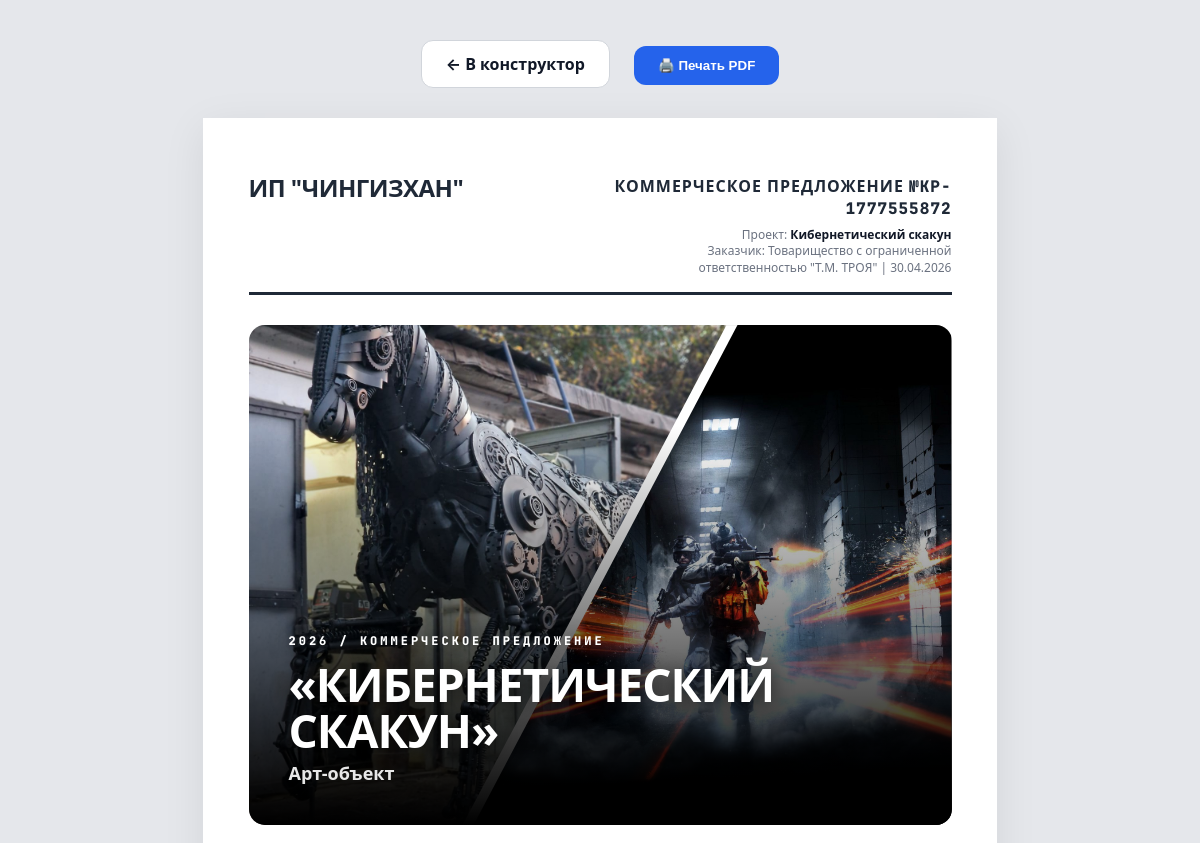
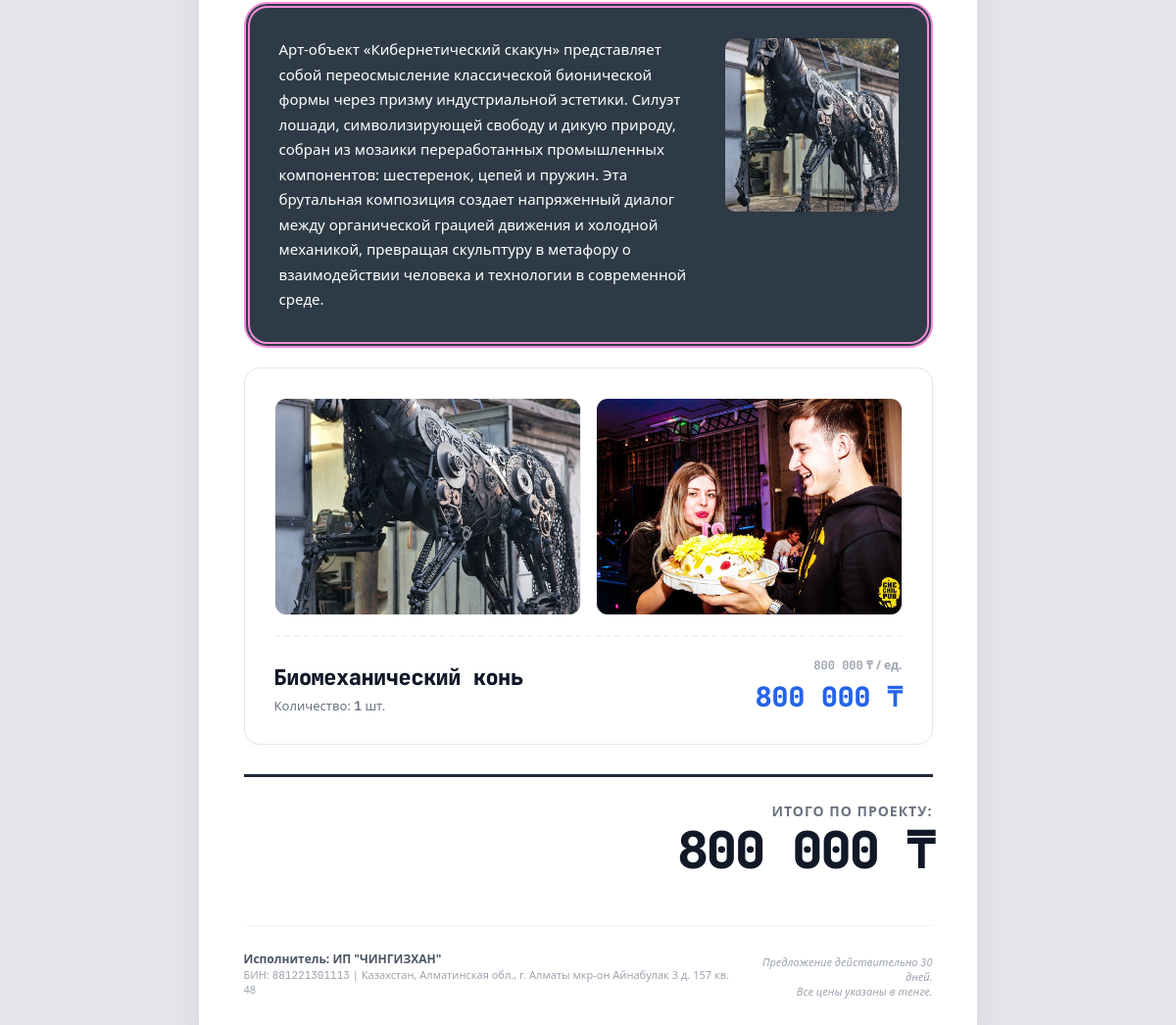
The page /view_proposal/KP-1777555872 on the database its author committed (2 pictures, top to bottom).
### tables this page shows
CREATE TABLE settings (key TEXT PRIMARY KEY, value TEXT);

CREATE TABLE proposals (id TEXT PRIMARY KEY, client_id TEXT, date TEXT, project_name TEXT, total REAL, status INTEGER DEFAULT 0);

CREATE TABLE clients (id TEXT PRIMARY KEY, name TEXT, bin TEXT, contact TEXT, address TEXT);

CREATE TABLE proposal_blocks (id INTEGER PRIMARY KEY AUTOINCREMENT, proposal_id TEXT, block_type TEXT, sort_order INTEGER, title TEXT, text_content TEXT, qty REAL, price REAL, unit TEXT, img1 TEXT, img2 TEXT, img3 TEXT, items_json TEXT, cost REAL DEFAULT 0);

### app.py (the view)
@app.route('/view_proposal/<prop_id>')
def view_proposal(prop_id):
    with sqlite3.connect(DB_NAME) as conn:
        c = conn.cursor()
        prop = c.execute("SELECT p.id, p.date, p.project_name, p.total, c.name, p.status FROM proposals p LEFT JOIN clients c ON p.client_id = c.id WHERE p.id=?", (prop_id,)).fetchone()
        blocks = c.execute("SELECT block_type, title, text_content, qty, price, unit, img1, img2, img3, items_json, cost FROM proposal_blocks WHERE proposal_id=? ORDER BY sort_order", (prop_id,)).fetchall()
        s = {r[0]: r[1] for r in c.execute("SELECT * FROM settings").fetchall()}
    return render_template('view_proposal.html', prop=prop, blocks=blocks, s=s, json=json)

### templates/view_proposal.html (shortened to what this page needs)
<!DOCTYPE html>
<html lang="ru">
<head>
</head>
<body>
    <div class="no-print">
        <a href="/edit_proposal/{{ prop[0] }}" class="btn" style="background: #fff; color: #111827; border: 1px solid #d1d5db;">← В конструктор</a>
        <button onclick="window.print()" class="btn" style="background:#2563eb;">🖨️ Печать PDF</button>
    </div>
    <div class="document">
        <div class="page-content">
            <div class="header">
                <div class="logo">{{ s.company_name }}</div>
                <div class="kp-info">
                    <h1>Коммерческое предложение <span class="font-mono text-blue-600">№{{ prop[0] }}</span></h1>
                    <p>Проект: <strong style="color:#111827;">{{ prop[2] }}</strong></p>
                    <p>Заказчик: {{ prop[4] }} | {{ prop[1] }}</p>
                </div>
            </div>
            {% for b in blocks %}
                {% if b[0] == 'cover' %}
                {% set s_cov = json.loads(b[9]) if b[9] and '{' in b[9] else {'angle': 10, 'gap': 5, 'grad': 70, 'color': '#ffffff', 'shadow': 'on', 'top_text': '2026 / ПРЕЗЕНТАЦИЯ'} %}
                <div class="block-cover" style="gap: {{ s_cov.gap }}px;">
                    {% if b[6] and b[7] and b[8] %}
                        <div style="flex:1; height:100%; background:url('/static/uploads/{{ b[6] }}') center/cover; clip-path: polygon(0 0, 100% 0, calc(100% - {{ s_cov.angle }}vw) 100%, 0 100%);"></div>
                        <div style="flex:1; height:100%; background:url('/static/uploads/{{ b[7] }}') center/cover; clip-path: polygon({{ s_cov.angle }}vw 0, 100% 0, calc(100% - {{ s_cov.angle }}vw) 100%, 0 100%); margin-left: -{{ s_cov.angle }}vw;"></div>
                        <div style="flex:1; height:100%; background:url('/static/uploads/{{ b[8] }}') center/cover; clip-path: polygon({{ s_cov.angle }}vw 0, 100% 0, 100% 100%, 0 100%); margin-left: -{{ s_cov.angle }}vw;"></div>
                    {% elif b[6] and b[7] %}
                        <div style="flex:1; height:100%; background:url('/static/uploads/{{ b[6] }}') center/cover; clip-path: polygon(0 0, 100% 0, calc(100% - {{ s_cov.angle }}vw) 100%, 0 100%);"></div>
                        <div style="flex:1; height:100%; background:url('/static/uploads/{{ b[7] }}') center/cover; clip-path: polygon({{ s_cov.angle }}vw 0, 100% 0, 100% 100%, 0 100%); margin-left: -{{ s_cov.angle }}vw;"></div>
                    {% elif b[6] %}
                        <div style="width:100%; height:100%; background:url('/static/uploads/{{ b[6] }}') center/cover;"></div>
                    {% endif %}
                    <div class="cover-content" style="color: {{ s_cov.color }}; {% if s_cov.shadow == 'on' %}text-shadow: 0 2px 20px rgba(0,0,0,0.8);{% endif %}">
                        <div class="cover-top-text font-mono">{{ s_cov.top_text }}</div>
                        <h2 class="cover-title">{{ b[1] }}</h2>
                        <p class="cover-subtitle">{{ b[2] if b[2] else '' }}</p>
                    </div>
                </div>
                {% elif b[0] == 'text' %}
                {% set s_txt = json.loads(b[9]) if b[9] and '{' in b[9] else {'bg': '#f9fafb', 'color': '#333333', 'bc': '#2563eb', 'bw': '4', 'b_style': 'left', 'b_rad': '0'} %}
                {% set border_css = 'border: ' ~ s_txt.bw ~ 'px solid ' ~ s_txt.bc if s_txt.b_style == 'all' else 'border: ' ~ s_txt.bw ~ 'px double ' ~ s_txt.bc if s_txt.b_style == 'double' else 'border-right: ' ~ s_txt.bw ~ 'px solid ' ~ s_txt.bc if s_txt.b_style == 'right' else 'border-top: ' ~ s_txt.bw ~ 'px solid ' ~ s_txt.bc if s_txt.b_style == 'top' else 'border-bottom: ' ~ s_txt.bw ~ 'px solid ' ~ s_txt.bc if s_txt.b_style == 'bottom' else 'border-left: ' ~ s_txt.bw ~ 'px solid ' ~ s_txt.bc %}
                <div class="block-text" style="background-color: {{ s_txt.bg }}; color: {{ s_txt.color }}; {{ border_css }}; border-radius: {{ s_txt.b_rad|default(0) }}px;">
                    <div class="block-text-content">{{ b[2]|safe }}</div>
                    {% if (b[6] and b[6] != 'None') or (b[7] and b[7] != 'None') or (b[8] and b[8] != 'None') %}
                    <div class="block-text-img">
                        {% if b[6] and b[6] != 'None' %}<img src="/static/uploads/{{ b[6] }}">{% endif %}
                    </div>
                    {% endif %}
                </div>
                {% elif b[0] == 'product' %}
                <div class="block-product">
                    {% if (b[6] and b[6] != 'None') or (b[7] and b[7] != 'None') or (b[8] and b[8] != 'None') %}
                    <div class="product-gallery">
                        {% if b[6] and b[6] != 'None' %}<div><img src="/static/uploads/{{ b[6] }}"></div>{% endif %}
                        {% if b[7] and b[7] != 'None' %}<div><img src="/static/uploads/{{ b[7] }}"></div>{% endif %}
                    </div>
                    {% endif %}
                    <div class="product-details">
                        <div>
                            <h3 class="product-name font-mono">{{ b[1] }}</h3>
                            <p style="color: #6b7280; margin: 0; font-size: 13px;">Количество: <strong class="font-mono text-gray-900">{{ '{:g}'.format(b[3]) }}</strong> {{ b[5] }}</p>
                        </div>
                        <div class="product-price">
                            <p style="color: #9ca3af; font-size: 12px; margin: 0 0 4px 0; font-weight: 600;"><span class="font-mono">{{ '{:,.0f}'.format(b[4]).replace(',', ' ') }}</span> ₸ / ед.</p>
                            <p class="sum font-mono">{{ '{:,.0f}'.format(b[3] * b[4]).replace(',', ' ') }} ₸</p>
                        </div>
                    </div>
                </div>
                {% endif %}
            {% endfor %}
            <div class="totals">
                <h3>Итого по проекту:</h3>
                <p class="grand-total font-mono">{{ '{:,.0f}'.format(prop[3]).replace(',', ' ') }} ₸</p>
            </div>
            <div class="footer">
                <div>
                    <strong>Исполнитель: {{ s.company_name }}</strong><br>
                    БИН: <span class="font-mono">{{ s.company_bin }}</span> | {{ s.company_address }}
                </div>
                <div style="text-align: right; padding-top: 4px;">
                    <em>Предложение действительно 30 дней.<br>Все цены указаны в тенге.</em>
                </div>
            </div>
        </div>
    </div>
</body>
</html>

### templates/view_proposal.html (style rules this page uses)
body { font-family: ui-sans-serif, system-ui, -apple-system, BlinkMacSystemFont, "Segoe UI", Roboto, "Helvetica Neue", Arial, sans-serif; color: #1f2937; background: #e5e7eb; margin: 0; padding: 40px 0; -webkit-print-color-adjust: exact; print-color-adjust: exact; }
.font-mono { font-family: 'JetBrains Mono', monospace !important; }
.document { width: 210mm; min-height: 297mm; margin: 0 auto; background: #fff; box-shadow: 0 10px 40px rgba(0,0,0,0.08); display: flex; flex-direction: column; position: relative; }
.no-print { text-align: center; margin-bottom: 30px; }
.btn { background: #1f2937; color: #fff; padding: 12px 24px; text-decoration: none; border-radius: 12px; font-weight: bold; margin: 0 10px; display: inline-block; cursor:pointer; border:none; transition: 0.2s; }
.page-content { padding: 15mm 12mm; }
.header { display: flex; justify-content: space-between; align-items: flex-start; border-bottom: 3px solid #1f2937; padding-bottom: 15px; margin-bottom: 30px; }
.logo { width: 48%; font-size: 24px; font-weight: 900; text-transform: uppercase; line-height: 1.1; letter-spacing: -0.5px; }
.kp-info { width: 48%; text-align: right; }
.kp-info h1 { margin: 0 0 8px 0; font-size: 16px; text-transform: uppercase; color: #1f2937; font-weight: 900; letter-spacing: 1px; }
.kp-info p { margin: 0; color: #6b7280; font-size: 12px; line-height: 1.4; font-weight: 500; }
.block-cover { position: relative; width: 100%; height: 500px; border-radius: 16px; overflow: hidden; background: #fff; margin-bottom: 20px; display: flex; page-break-inside: avoid; box-shadow: inset 0 0 0 1px rgba(0,0,0,0.05); }
.cover-content { position: absolute; left: 40px; bottom: 40px; z-index: 10; display: flex; flex-direction: column; }
.cover-top-text { font-size: 12px; font-weight: 900; letter-spacing: 3px; text-transform: uppercase; margin-bottom: 12px; }
.cover-title { font-size: 46px; font-weight: 900; margin: 0 0 8px 0; text-transform: uppercase; line-height: 1.0; letter-spacing: -1px; }
.cover-subtitle { font-size: 18px; margin: 0; font-weight: 600; opacity: 0.9; }
.block-text { font-size: 15px; line-height: 1.7; margin-bottom: 20px; display: flex; gap: 30px; align-items: flex-start; page-break-inside: avoid; border-radius: 16px; padding: 30px; }
.block-text-content { flex: 1; }
.block-text-img { width: 28%; flex-shrink: 0; display: flex; flex-direction: column; gap: 15px; }
.block-text-img img { width: 100%; aspect-ratio: 1 / 1; border-radius: 12px; object-fit: cover; border: 1px solid rgba(0,0,0,0.05); }
.block-product { background: #fff; border-radius: 16px; padding: 30px; border: 1px solid #e5e7eb; margin-bottom: 20px; page-break-inside: avoid; box-shadow: 0 4px 6px -1px rgba(0, 0, 0, 0.02), 0 2px 4px -1px rgba(0, 0, 0, 0.02); }
.product-gallery { display: flex; gap: 15px; margin-bottom: 20px; }
.product-gallery div { flex: 1; height: 220px; border-radius: 12px; overflow: hidden; background: #f9fafb; border: 1px solid #f3f4f6; }
.product-gallery img { width: 100%; height: 100%; object-fit: cover; }
.product-details { display: flex; justify-content: space-between; align-items: flex-end; border-top: 2px dashed #f3f4f6; padding-top: 20px; }
.product-name { font-size: 22px; font-weight: 900; margin: 0 0 5px 0; color: #111827; letter-spacing: -0.5px; }
.product-price { text-align: right; }
.product-price .sum { font-size: 28px; font-weight: 900; color: #2563eb; margin: 0; }
.totals { text-align: right; margin-top: 30px; padding-top: 25px; border-top: 3px solid #1f2937; page-break-inside: avoid; }
.totals h3 { margin: 0 0 5px 0; color: #6b7280; font-size: 14px; text-transform: uppercase; letter-spacing: 1px; font-weight: 900; }
.grand-total { font-size: 52px; font-weight: 900; color: #111827; margin: 0; letter-spacing: -2px; line-height: 1; }
.footer { margin-top: 50px; font-size: 11px; color: #9ca3af; border-top: 1px solid #f3f4f6; padding-top: 25px; display: flex; justify-content: space-between; page-break-inside: avoid; }
.footer strong { color: #4b5563; font-size: 12px; }

### rows shown on the page
settings: company_name "ИП \"ЧИНГИЗХАН\""
proposals: id "KP-1777555872", project_name "Кибернетический скакун", date "30.04.2026", total "800 000"
clients: name "Товарищество с ограниченной ответственностью \"Т.М. ТРОЯ\""
proposal_blocks: img1 (picture), img2 (picture), top_text "2026 / КОММЕРЧЕСКОЕ ПРЕДЛОЖЕНИЕ", title "«КИБЕРНЕТИЧЕСКИЙ СКАКУН»", text_content "Арт-объект"
proposal_blocks: text_content "Арт-объект «Кибернетический скакун» представляет собой переосмысление классической бионической формы через призму индустриальной эстетики. Силуэт лошади, символизирующей свободу и дикую природу, собран из мозаики переработанных промышленных компонентов: шестеренок, цепей и пружин. Эта брутальная композиция создает напряженный диалог между органической грацией движения и холодной механикой, превращая скульптуру в метафору о взаимодействии человека и технологии в современной среде.", img1 (picture)
proposal_blocks: img1 (picture), img2 (picture), title "Биомеханический конь", qty "1", unit "шт.", price "800 000", qty+price "800 000"
settings: company_bin "881221301113"
settings: company_address "Казахстан, Алматинская обл., г. Алматы мкр-он Айнабулак 3 д. 157 кв. 48"
